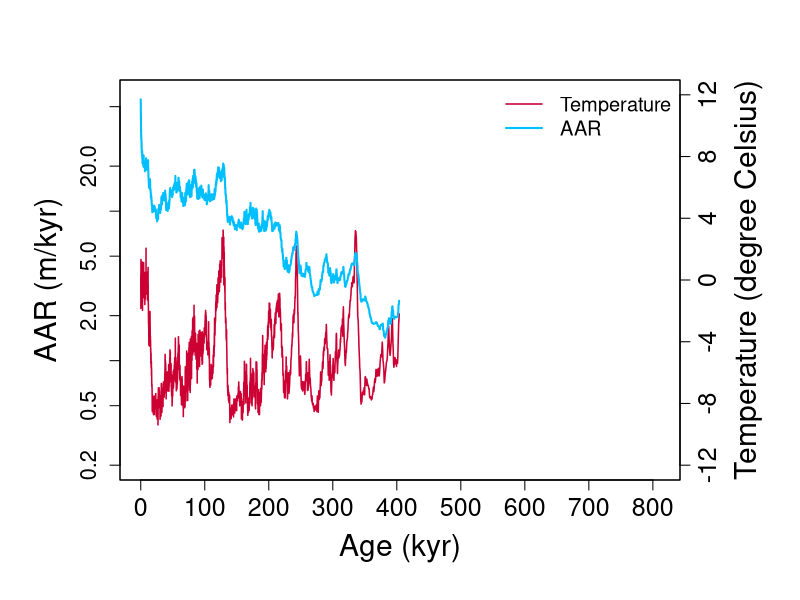

This chart was generated by the following R code:
rm(list=ls())
##Loading Downloaded data calibrated with AICC age
data_raw=read.csv("Vostok_downloaded.csv")

##Loading data file (log(AAR), Temperature(x) and age(z)) derived from downloaded data  
data=read.csv("Vostok_data.csv")

par(mar = c(6, 6, 4, 6))
plot(   data_raw$Ageaicc/1000,data_raw$deltaTS,type ="l",lwd=1.5, 
        ylab = "",
        main = " ", 
        xlab = "",
        col = "#CC0033",
        yaxt="n",
        xaxt="n",
        ylim = c(-12,12),
        xlim = c(0,810),
        cex.axis=1.5
)
axis(side=1,at = seq(0,810,100),cex.axis=1.5)
mtext("Age (kyr)", side = 1, line = 3,cex=1.8)

axis(side=4,at = seq(-12,12,4),cex.axis=1.5)
mtext("Temperature (degree Celsius)", side = 4, line = 3,cex=1.8)

par(new = TRUE)
plot(data$z,exp(data$y), lwd=2,
     type = "l", 
     xaxt = "n", 
     #yaxt = "n",
     ylab = "", 
     xlab = "", 
     col = "#00BFFF", lty = 1,
     ylim = c(0.2,60),
     xlim = c(0,810),
     log="y",
     cex.axis=1.3
)
#axis(side=4,at = seq(-1,4.5,1))
mtext("AAR (m/kyr)", side = 2, line = 3,
      cex=1.8)
legend("topright",
       c("Temperature","AAR "),
       col=c("#CC0033","#00BFFF"),
       lty = c(1,1),
       lwd=c(1.5,2),
       bty="n",
       cex=1.2
)

